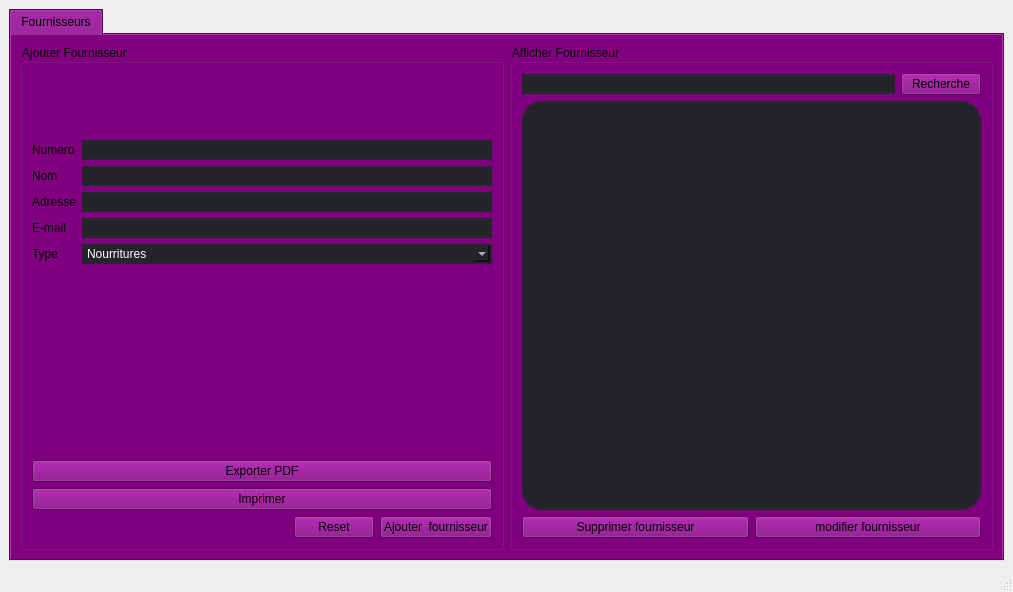
<?xml version="1.0" encoding="UTF-8"?>
<ui version="4.0">
 <class>MainWindow</class>
 <widget class="QMainWindow" name="MainWindow">
  <property name="geometry">
   <rect>
    <x>0</x>
    <y>0</y>
    <width>1013</width>
    <height>592</height>
   </rect>
  </property>
  <property name="windowTitle">
   <string>MainWindow</string>
  </property>
  <property name="styleSheet">
   <string notr="true"/>
  </property>
  <widget class="QWidget" name="centralwidget">
   <layout class="QHBoxLayout" name="horizontalLayout">
    <item>
     <widget class="QTabWidget" name="tabWidget_Fournisserus">
      <property name="enabled">
       <bool>true</bool>
      </property>
      <property name="styleSheet">
       <string notr="true">background-color:purple;
</string>
      </property>
      <property name="currentIndex">
       <number>0</number>
      </property>
      <widget class="QWidget" name="widget">
       <attribute name="title">
        <string>Fournisseurs</string>
       </attribute>
       <layout class="QHBoxLayout" name="horizontalLayout_3">
        <item>
         <layout class="QHBoxLayout" name="horizontalLayout_2">
          <item>
           <widget class="QGroupBox" name="groupBox">
            <property name="title">
             <string>Ajouter Fournisseur</string>
            </property>
            <layout class="QVBoxLayout" name="verticalLayout_2">
             <item>
              <layout class="QVBoxLayout" name="verticalLayout">
               <item>
                <layout class="QFormLayout" name="formLayout">
                 <item row="1" column="0">
                  <widget class="QLabel" name="NumeroLabel">
                   <property name="styleSheet">
                    <string notr="true">font: 8pt &quot;MS Shell Dlg 2&quot;;</string>
                   </property>
                   <property name="text">
                    <string>Numero</string>
                   </property>
                  </widget>
                 </item>
                 <item row="1" column="1">
                  <widget class="QLineEdit" name="NumeroLineEdit">
                   <property name="styleSheet">
                    <string notr="true">QLineEdit
{
border:2px solid rgb(37,39,48);
border-radius: 20px;
color:#FFF;
background-color: rgb(34,36,42);
padding-left:20px;
padding-right:20px;
border-radius:20px;
}</string>
                   </property>
                  </widget>
                 </item>
                 <item row="2" column="0">
                  <widget class="QLabel" name="nomLabel">
                   <property name="styleSheet">
                    <string notr="true">font: 8pt &quot;MS Shell Dlg 2&quot;;</string>
                   </property>
                   <property name="text">
                    <string>Nom</string>
                   </property>
                  </widget>
                 </item>
                 <item row="2" column="1">
                  <widget class="QLineEdit" name="nomLineEdit">
                   <property name="styleSheet">
                    <string notr="true">QLineEdit
{
border:2px solid rgb(37,39,48);
border-radius: 20px;
color:#FFF;
background-color: rgb(34,36,42);
}</string>
                   </property>
                  </widget>
                 </item>
                 <item row="3" column="0">
                  <widget class="QLabel" name="AdresseLabel">
                   <property name="styleSheet">
                    <string notr="true">font: 8pt &quot;MS Shell Dlg 2&quot;;</string>
                   </property>
                   <property name="text">
                    <string>Adresse</string>
                   </property>
                  </widget>
                 </item>
                 <item row="3" column="1">
                  <widget class="QLineEdit" name="AdresseLineEdit">
                   <property name="styleSheet">
                    <string notr="true">QLineEdit
{
border:2px solid rgb(37,39,48);
border-radius: 20px;
color:#FFF;
background-color: rgb(34,36,42);
}</string>
                   </property>
                  </widget>
                 </item>
                 <item row="4" column="0">
                  <widget class="QLabel" name="eMailLabel">
                   <property name="styleSheet">
                    <string notr="true">font: 8pt &quot;MS Shell Dlg 2&quot;;</string>
                   </property>
                   <property name="text">
                    <string>E-mail</string>
                   </property>
                  </widget>
                 </item>
                 <item row="4" column="1">
                  <widget class="QLineEdit" name="eMailLineEdit">
                   <property name="styleSheet">
                    <string notr="true">QLineEdit
{
border:2px solid rgb(37,39,48);
border-radius: 20px;
color:#FFF;
background-color: rgb(34,36,42);
}</string>
                   </property>
                  </widget>
                 </item>
                 <item row="5" column="0">
                  <widget class="QLabel" name="TypeLabel">
                   <property name="styleSheet">
                    <string notr="true">font: 8pt &quot;MS Shell Dlg 2&quot;;</string>
                   </property>
                   <property name="text">
                    <string>Type</string>
                   </property>
                  </widget>
                 </item>
                 <item row="5" column="1">
                  <widget class="QComboBox" name="TypeComboBox">
                   <property name="styleSheet">
                    <string notr="true">QComboBox
{
border:2px solid rgb(37,39,48);
border-radius: 20px;
color:#FFF;
background-color: rgb(34,36,42);
}</string>
                   </property>
                   <item>
                    <property name="text">
                     <string>Nourritures</string>
                    </property>
                   </item>
                   <item>
                    <property name="text">
                     <string>Materiaux</string>
                    </property>
                   </item>
                  </widget>
                 </item>
                 <item row="0" column="1">
                  <spacer name="verticalSpacer_2">
                   <property name="orientation">
                    <enum>Qt::Vertical</enum>
                   </property>
                   <property name="sizeHint" stdset="0">
                    <size>
                     <width>20</width>
                     <height>40</height>
                    </size>
                   </property>
                  </spacer>
                 </item>
                </layout>
               </item>
              </layout>
             </item>
             <item>
              <spacer name="verticalSpacer">
               <property name="orientation">
                <enum>Qt::Vertical</enum>
               </property>
               <property name="sizeHint" stdset="0">
                <size>
                 <width>20</width>
                 <height>40</height>
                </size>
               </property>
              </spacer>
             </item>
             <item>
              <widget class="QPushButton" name="pushButton_3">
               <property name="text">
                <string>Exporter PDF</string>
               </property>
              </widget>
             </item>
             <item>
              <widget class="QPushButton" name="pushButton_2">
               <property name="text">
                <string>Imprimer</string>
               </property>
              </widget>
             </item>
             <item>
              <layout class="QHBoxLayout" name="horizontalLayout_12">
               <item>
                <spacer name="horizontalSpacer">
                 <property name="orientation">
                  <enum>Qt::Horizontal</enum>
                 </property>
                 <property name="sizeHint" stdset="0">
                  <size>
                   <width>40</width>
                   <height>20</height>
                  </size>
                 </property>
                </spacer>
               </item>
               <item>
                <widget class="QPushButton" name="pushButton_reset">
                 <property name="styleSheet">
                  <string notr="true">font: 8pt &quot;MS Shell Dlg 2&quot;;</string>
                 </property>
                 <property name="text">
                  <string>Reset</string>
                 </property>
                </widget>
               </item>
               <item>
                <widget class="QPushButton" name="pushButton_ajouter">
                 <property name="styleSheet">
                  <string notr="true">font: 8pt &quot;MS Shell Dlg 2&quot;;</string>
                 </property>
                 <property name="text">
                  <string>Ajouter  fournisseur</string>
                 </property>
                </widget>
               </item>
              </layout>
             </item>
            </layout>
           </widget>
          </item>
          <item>
           <widget class="QGroupBox" name="groupBox_2">
            <property name="title">
             <string>Afficher Fournisseur</string>
            </property>
            <layout class="QHBoxLayout" name="horizontalLayout_6">
             <item>
              <layout class="QVBoxLayout" name="verticalLayout_3">
               <item>
                <layout class="QHBoxLayout" name="horizontalLayout_7">
                 <item>
                  <widget class="QLineEdit" name="lineEdit_recherche">
                   <property name="styleSheet">
                    <string notr="true">QLineEdit
{
border:2px solid rgb(37,39,48);
border-radius: 20px;
color:#FFF;
background-color: rgb(34,36,42);
}</string>
                   </property>
                  </widget>
                 </item>
                 <item>
                  <widget class="QPushButton" name="pushButton_recherche">
                   <property name="text">
                    <string>Recherche</string>
                   </property>
                  </widget>
                 </item>
                </layout>
               </item>
               <item>
                <widget class="QTableView" name="tableView">
                 <property name="styleSheet">
                  <string notr="true">QTableView
{
border:2px solid rgb(37,39,48);
border-radius: 20px;
color:#FFF;
background-color: rgb(34,36,42);
}</string>
                 </property>
                </widget>
               </item>
               <item>
                <layout class="QVBoxLayout" name="verticalLayout_4">
                 <item>
                  <layout class="QHBoxLayout" name="horizontalLayout_15">
                   <item>
                    <widget class="QPushButton" name="pushButton_supprimer">
                     <property name="text">
                      <string>Supprimer fournisseur</string>
                     </property>
                    </widget>
                   </item>
                   <item>
                    <widget class="QPushButton" name="pushButton_4">
                     <property name="text">
                      <string>modifier fournisseur</string>
                     </property>
                    </widget>
                   </item>
                  </layout>
                 </item>
                </layout>
               </item>
              </layout>
             </item>
            </layout>
           </widget>
          </item>
         </layout>
        </item>
       </layout>
      </widget>
     </widget>
    </item>
   </layout>
  </widget>
  <widget class="QMenuBar" name="menubar">
   <property name="geometry">
    <rect>
     <x>0</x>
     <y>0</y>
     <width>1013</width>
     <height>26</height>
    </rect>
   </property>
  </widget>
  <widget class="QStatusBar" name="statusbar"/>
 </widget>
 <resources/>
 <connections/>
</ui>
